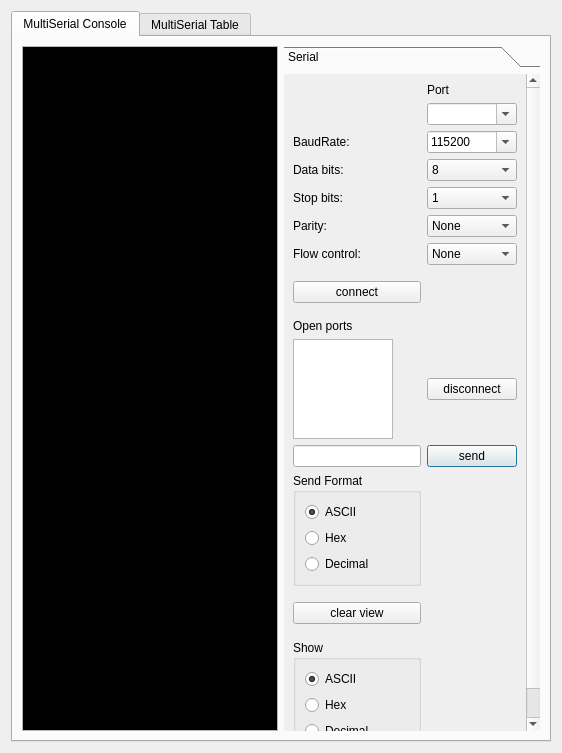
<?xml version="1.0" encoding="UTF-8"?>
<ui version="4.0">
 <class>Dialog</class>
 <widget class="QDialog" name="Dialog">
  <property name="geometry">
   <rect>
    <x>0</x>
    <y>0</y>
    <width>562</width>
    <height>753</height>
   </rect>
  </property>
  <property name="windowTitle">
   <string>dialog</string>
  </property>
  <layout class="QHBoxLayout" name="horizontalLayout">
   <item>
    <widget class="QTabWidget" name="TabWidget">
     <property name="currentIndex">
      <number>0</number>
     </property>
     <widget class="QWidget" name="tab">
      <attribute name="title">
       <string>MultiSerial Console</string>
      </attribute>
      <layout class="QGridLayout" name="gridLayout_2">
       <item row="0" column="0">
        <widget class="QTextEdit" name="TextEdit">
         <property name="palette">
          <palette>
           <active>
            <colorrole role="WindowText">
             <brush brushstyle="SolidPattern">
              <color alpha="255">
               <red>0</red>
               <green>255</green>
               <blue>0</blue>
              </color>
             </brush>
            </colorrole>
            <colorrole role="Text">
             <brush brushstyle="SolidPattern">
              <color alpha="255">
               <red>0</red>
               <green>255</green>
               <blue>0</blue>
              </color>
             </brush>
            </colorrole>
            <colorrole role="Base">
             <brush brushstyle="SolidPattern">
              <color alpha="255">
               <red>0</red>
               <green>0</green>
               <blue>0</blue>
              </color>
             </brush>
            </colorrole>
           </active>
           <inactive>
            <colorrole role="WindowText">
             <brush brushstyle="SolidPattern">
              <color alpha="255">
               <red>0</red>
               <green>255</green>
               <blue>0</blue>
              </color>
             </brush>
            </colorrole>
            <colorrole role="Text">
             <brush brushstyle="SolidPattern">
              <color alpha="255">
               <red>0</red>
               <green>255</green>
               <blue>0</blue>
              </color>
             </brush>
            </colorrole>
            <colorrole role="Base">
             <brush brushstyle="SolidPattern">
              <color alpha="255">
               <red>0</red>
               <green>0</green>
               <blue>0</blue>
              </color>
             </brush>
            </colorrole>
           </inactive>
           <disabled>
            <colorrole role="WindowText">
             <brush brushstyle="SolidPattern">
              <color alpha="255">
               <red>120</red>
               <green>120</green>
               <blue>120</blue>
              </color>
             </brush>
            </colorrole>
            <colorrole role="Text">
             <brush brushstyle="SolidPattern">
              <color alpha="255">
               <red>120</red>
               <green>120</green>
               <blue>120</blue>
              </color>
             </brush>
            </colorrole>
            <colorrole role="Base">
             <brush brushstyle="SolidPattern">
              <color alpha="255">
               <red>240</red>
               <green>240</green>
               <blue>240</blue>
              </color>
             </brush>
            </colorrole>
           </disabled>
          </palette>
         </property>
         <property name="font">
          <font>
           <family>Arial</family>
           <pointsize>10</pointsize>
          </font>
         </property>
         <property name="lineWrapMode">
          <enum>QTextEdit::WidgetWidth</enum>
         </property>
        </widget>
       </item>
       <item row="0" column="1">
        <widget class="QToolBox" name="ToolBox">
         <property name="sizePolicy">
          <sizepolicy hsizetype="Preferred" vsizetype="Preferred">
           <horstretch>0</horstretch>
           <verstretch>0</verstretch>
          </sizepolicy>
         </property>
         <property name="baseSize">
          <size>
           <width>0</width>
           <height>0</height>
          </size>
         </property>
         <property name="currentIndex">
          <number>0</number>
         </property>
         <widget class="QWidget" name="pageSerial">
          <property name="geometry">
           <rect>
            <x>0</x>
            <y>0</y>
            <width>240</width>
            <height>673</height>
           </rect>
          </property>
          <attribute name="label">
           <string>Serial</string>
          </attribute>
          <layout class="QGridLayout" name="gridLayout">
           <item row="18" column="0" rowspan="2">
            <widget class="QGroupBox" name="groupBox">
             <property name="minimumSize">
              <size>
               <width>0</width>
               <height>0</height>
              </size>
             </property>
             <property name="title">
              <string>Show</string>
             </property>
             <layout class="QVBoxLayout" name="verticalLayout">
              <item>
               <widget class="QRadioButton" name="ShowAscii">
                <property name="toolTip">
                 <string>show the data as ascii in the script console</string>
                </property>
                <property name="text">
                 <string>ASCII</string>
                </property>
                <property name="checked">
                 <bool>true</bool>
                </property>
               </widget>
              </item>
              <item>
               <widget class="QRadioButton" name="ShowHex">
                <property name="toolTip">
                 <string>show the data as hex in the script console</string>
                </property>
                <property name="text">
                 <string>Hex</string>
                </property>
               </widget>
              </item>
              <item>
               <widget class="QRadioButton" name="ShowDecimal">
                <property name="text">
                 <string>Decimal</string>
                </property>
               </widget>
              </item>
             </layout>
            </widget>
           </item>
           <item row="12" column="0">
            <widget class="QLineEdit" name="sendLineEdit"/>
           </item>
           <item row="12" column="1">
            <widget class="QPushButton" name="sendButton">
             <property name="text">
              <string>send</string>
             </property>
            </widget>
           </item>
           <item row="1" column="1">
            <widget class="QComboBox" name="SerialPortInfoListBox">
             <property name="sizePolicy">
              <sizepolicy hsizetype="Preferred" vsizetype="Fixed">
               <horstretch>0</horstretch>
               <verstretch>0</verstretch>
              </sizepolicy>
             </property>
             <property name="minimumSize">
              <size>
               <width>80</width>
               <height>0</height>
              </size>
             </property>
             <property name="maximumSize">
              <size>
               <width>100</width>
               <height>16777215</height>
              </size>
             </property>
             <property name="editable">
              <bool>true</bool>
             </property>
            </widget>
           </item>
           <item row="2" column="0">
            <widget class="QLabel" name="baudRateLabel">
             <property name="text">
              <string>BaudRate:</string>
             </property>
            </widget>
           </item>
           <item row="0" column="1">
            <widget class="QLabel" name="label_8">
             <property name="font">
              <font>
               <weight>50</weight>
               <bold>false</bold>
              </font>
             </property>
             <property name="text">
              <string>Port</string>
             </property>
            </widget>
           </item>
           <item row="4" column="0">
            <widget class="QLabel" name="stopBitsLabel">
             <property name="text">
              <string>Stop bits:</string>
             </property>
            </widget>
           </item>
           <item row="7" column="0">
            <spacer name="verticalSpacer_4">
             <property name="orientation">
              <enum>Qt::Vertical</enum>
             </property>
             <property name="sizeType">
              <enum>QSizePolicy::Fixed</enum>
             </property>
             <property name="sizeHint" stdset="0">
              <size>
               <width>20</width>
               <height>10</height>
              </size>
             </property>
            </spacer>
           </item>
           <item row="6" column="1">
            <widget class="QComboBox" name="FlowControlBox">
             <property name="sizePolicy">
              <sizepolicy hsizetype="Preferred" vsizetype="Preferred">
               <horstretch>0</horstretch>
               <verstretch>0</verstretch>
              </sizepolicy>
             </property>
             <property name="minimumSize">
              <size>
               <width>80</width>
               <height>0</height>
              </size>
             </property>
             <property name="maximumSize">
              <size>
               <width>100</width>
               <height>16777215</height>
              </size>
             </property>
             <item>
              <property name="text">
               <string>None</string>
              </property>
             </item>
             <item>
              <property name="text">
               <string>RTS/CTS</string>
              </property>
             </item>
             <item>
              <property name="text">
               <string>XON/XOFF</string>
              </property>
             </item>
            </widget>
           </item>
           <item row="11" column="0">
            <widget class="QListWidget" name="OpenPortsList">
             <property name="sizePolicy">
              <sizepolicy hsizetype="Expanding" vsizetype="Fixed">
               <horstretch>0</horstretch>
               <verstretch>0</verstretch>
              </sizepolicy>
             </property>
             <property name="maximumSize">
              <size>
               <width>100</width>
               <height>100</height>
              </size>
             </property>
            </widget>
           </item>
           <item row="4" column="1">
            <widget class="QComboBox" name="StopBitsBox">
             <property name="sizePolicy">
              <sizepolicy hsizetype="Preferred" vsizetype="Preferred">
               <horstretch>0</horstretch>
               <verstretch>0</verstretch>
              </sizepolicy>
             </property>
             <property name="minimumSize">
              <size>
               <width>80</width>
               <height>0</height>
              </size>
             </property>
             <property name="maximumSize">
              <size>
               <width>100</width>
               <height>16777215</height>
              </size>
             </property>
             <item>
              <property name="text">
               <string>1</string>
              </property>
             </item>
             <item>
              <property name="text">
               <string>1.5</string>
              </property>
             </item>
             <item>
              <property name="text">
               <string>2</string>
              </property>
             </item>
            </widget>
           </item>
           <item row="5" column="0">
            <widget class="QLabel" name="parityLabel">
             <property name="text">
              <string>Parity:</string>
             </property>
            </widget>
           </item>
           <item row="2" column="1">
            <widget class="QComboBox" name="BaudRateBox">
             <property name="sizePolicy">
              <sizepolicy hsizetype="Preferred" vsizetype="Preferred">
               <horstretch>0</horstretch>
               <verstretch>0</verstretch>
              </sizepolicy>
             </property>
             <property name="minimumSize">
              <size>
               <width>80</width>
               <height>0</height>
              </size>
             </property>
             <property name="maximumSize">
              <size>
               <width>100</width>
               <height>16777215</height>
              </size>
             </property>
             <property name="baseSize">
              <size>
               <width>69</width>
               <height>20</height>
              </size>
             </property>
             <property name="editable">
              <bool>true</bool>
             </property>
             <property name="currentText">
              <string>115200</string>
             </property>
             <item>
              <property name="text">
               <string>115200</string>
              </property>
             </item>
             <item>
              <property name="text">
               <string>57600</string>
              </property>
             </item>
             <item>
              <property name="text">
               <string>38400</string>
              </property>
             </item>
             <item>
              <property name="text">
               <string>19200</string>
              </property>
             </item>
             <item>
              <property name="text">
               <string>9600</string>
              </property>
             </item>
             <item>
              <property name="text">
               <string>4800</string>
              </property>
             </item>
             <item>
              <property name="text">
               <string>2400</string>
              </property>
             </item>
             <item>
              <property name="text">
               <string>1200</string>
              </property>
             </item>
            </widget>
           </item>
           <item row="3" column="1">
            <widget class="QComboBox" name="DataBitsBox">
             <property name="sizePolicy">
              <sizepolicy hsizetype="Preferred" vsizetype="Preferred">
               <horstretch>0</horstretch>
               <verstretch>0</verstretch>
              </sizepolicy>
             </property>
             <property name="minimumSize">
              <size>
               <width>80</width>
               <height>0</height>
              </size>
             </property>
             <property name="maximumSize">
              <size>
               <width>100</width>
               <height>16777215</height>
              </size>
             </property>
             <property name="baseSize">
              <size>
               <width>69</width>
               <height>20</height>
              </size>
             </property>
             <property name="currentText">
              <string>8</string>
             </property>
             <item>
              <property name="text">
               <string>8</string>
              </property>
             </item>
             <item>
              <property name="text">
               <string>7</string>
              </property>
             </item>
             <item>
              <property name="text">
               <string>6</string>
              </property>
             </item>
             <item>
              <property name="text">
               <string>5</string>
              </property>
             </item>
            </widget>
           </item>
           <item row="3" column="0">
            <widget class="QLabel" name="dataBitsLabel">
             <property name="text">
              <string>Data bits:</string>
             </property>
            </widget>
           </item>
           <item row="8" column="0">
            <widget class="QPushButton" name="ConnectButton">
             <property name="text">
              <string>connect</string>
             </property>
            </widget>
           </item>
           <item row="14" column="0">
            <spacer name="verticalSpacer_6">
             <property name="orientation">
              <enum>Qt::Vertical</enum>
             </property>
             <property name="sizeType">
              <enum>QSizePolicy::Fixed</enum>
             </property>
             <property name="sizeHint" stdset="0">
              <size>
               <width>20</width>
               <height>10</height>
              </size>
             </property>
            </spacer>
           </item>
           <item row="17" column="0">
            <spacer name="verticalSpacer_2">
             <property name="orientation">
              <enum>Qt::Vertical</enum>
             </property>
             <property name="sizeType">
              <enum>QSizePolicy::Fixed</enum>
             </property>
             <property name="sizeHint" stdset="0">
              <size>
               <width>20</width>
               <height>10</height>
              </size>
             </property>
            </spacer>
           </item>
           <item row="6" column="0">
            <widget class="QLabel" name="flowControlLabel">
             <property name="text">
              <string>Flow control:</string>
             </property>
            </widget>
           </item>
           <item row="9" column="0">
            <spacer name="verticalSpacer_5">
             <property name="orientation">
              <enum>Qt::Vertical</enum>
             </property>
             <property name="sizeType">
              <enum>QSizePolicy::Fixed</enum>
             </property>
             <property name="sizeHint" stdset="0">
              <size>
               <width>20</width>
               <height>10</height>
              </size>
             </property>
            </spacer>
           </item>
           <item row="10" column="0">
            <widget class="QLabel" name="label_3">
             <property name="font">
              <font>
               <weight>50</weight>
               <bold>false</bold>
              </font>
             </property>
             <property name="text">
              <string>Open ports</string>
             </property>
            </widget>
           </item>
           <item row="5" column="1">
            <widget class="QComboBox" name="ParityBox">
             <property name="sizePolicy">
              <sizepolicy hsizetype="Preferred" vsizetype="Preferred">
               <horstretch>0</horstretch>
               <verstretch>0</verstretch>
              </sizepolicy>
             </property>
             <property name="minimumSize">
              <size>
               <width>80</width>
               <height>0</height>
              </size>
             </property>
             <property name="maximumSize">
              <size>
               <width>100</width>
               <height>16777215</height>
              </size>
             </property>
             <item>
              <property name="text">
               <string>None</string>
              </property>
             </item>
             <item>
              <property name="text">
               <string>Even</string>
              </property>
             </item>
             <item>
              <property name="text">
               <string>Odd</string>
              </property>
             </item>
             <item>
              <property name="text">
               <string>Mark</string>
              </property>
             </item>
             <item>
              <property name="text">
               <string>Space</string>
              </property>
             </item>
            </widget>
           </item>
           <item row="21" column="0">
            <spacer name="verticalSpacer_3">
             <property name="orientation">
              <enum>Qt::Vertical</enum>
             </property>
             <property name="sizeHint" stdset="0">
              <size>
               <width>20</width>
               <height>40</height>
              </size>
             </property>
            </spacer>
           </item>
           <item row="15" column="0">
            <widget class="QPushButton" name="ClearButton">
             <property name="toolTip">
              <string>clear the console</string>
             </property>
             <property name="text">
              <string>clear view</string>
             </property>
            </widget>
           </item>
           <item row="11" column="1">
            <widget class="QPushButton" name="DisconnectButton">
             <property name="toolTip">
              <string>Select open port before disconnecting.</string>
             </property>
             <property name="toolTipDuration">
              <number>5</number>
             </property>
             <property name="text">
              <string>disconnect</string>
             </property>
            </widget>
           </item>
           <item row="13" column="0">
            <widget class="QGroupBox" name="groupBox_2">
             <property name="title">
              <string>Send Format</string>
             </property>
             <layout class="QVBoxLayout" name="verticalLayout_2">
              <item>
               <widget class="QRadioButton" name="sendAscii">
                <property name="text">
                 <string>ASCII</string>
                </property>
                <property name="checked">
                 <bool>true</bool>
                </property>
               </widget>
              </item>
              <item>
               <widget class="QRadioButton" name="sendHex">
                <property name="text">
                 <string>Hex</string>
                </property>
               </widget>
              </item>
              <item>
               <widget class="QRadioButton" name="sendDecimal">
                <property name="text">
                 <string>Decimal</string>
                </property>
               </widget>
              </item>
             </layout>
            </widget>
           </item>
          </layout>
         </widget>
        </widget>
       </item>
      </layout>
     </widget>
     <widget class="QWidget" name="tab_2">
      <attribute name="title">
       <string>MultiSerial Table</string>
      </attribute>
      <layout class="QGridLayout" name="gridLayout_6">
       <item row="0" column="0">
        <widget class="QTableWidget" name="Table">
         <property name="editTriggers">
          <set>QAbstractItemView::NoEditTriggers</set>
         </property>
         <property name="selectionMode">
          <enum>QAbstractItemView::SingleSelection</enum>
         </property>
        </widget>
       </item>
      </layout>
     </widget>
    </widget>
   </item>
  </layout>
 </widget>
 <resources/>
 <connections/>
</ui>
